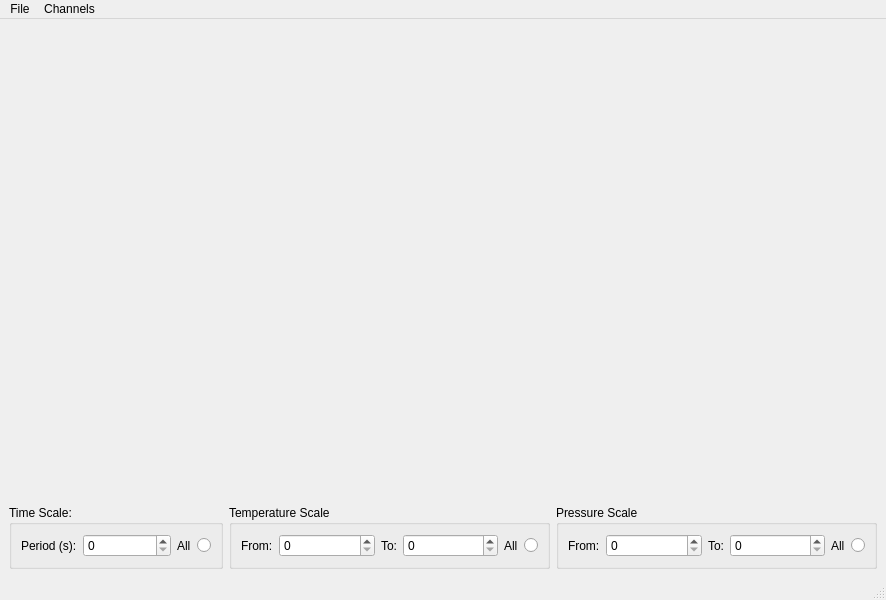
<?xml version="1.0" encoding="UTF-8"?>
<ui version="4.0">
 <class>MainWindow</class>
 <widget class="QMainWindow" name="MainWindow">
  <property name="geometry">
   <rect>
    <x>0</x>
    <y>0</y>
    <width>886</width>
    <height>600</height>
   </rect>
  </property>
  <property name="windowTitle">
   <string>MainWindow</string>
  </property>
  <widget class="QWidget" name="centralwidget">
   <layout class="QGridLayout" name="gridLayout_2">
    <item row="0" column="0">
     <layout class="QGridLayout" name="gridLayout" rowstretch="1,0">
      <item row="0" column="0">
       <layout class="QHBoxLayout" name="horizontalLayoutPlot"/>
      </item>
      <item row="1" column="0">
       <layout class="QHBoxLayout" name="horizontalLayout_2" stretch="2,3,3">
        <item>
         <widget class="QGroupBox" name="groupBoxTime">
          <property name="title">
           <string>Time Scale:</string>
          </property>
          <layout class="QGridLayout" name="gridLayout_5">
           <item row="0" column="0">
            <layout class="QHBoxLayout" name="horizontalLayout" stretch="0,1,0,0">
             <item>
              <widget class="QLabel" name="labelTimeScale">
               <property name="text">
                <string>Period (s):</string>
               </property>
              </widget>
             </item>
             <item>
              <widget class="QSpinBox" name="spinBoxTimeScale"/>
             </item>
             <item>
              <widget class="QLabel" name="labelTimeAll">
               <property name="text">
                <string>All</string>
               </property>
              </widget>
             </item>
             <item>
              <widget class="QRadioButton" name="radioButtonTimeAll">
               <property name="text">
                <string/>
               </property>
              </widget>
             </item>
            </layout>
           </item>
          </layout>
         </widget>
        </item>
        <item>
         <widget class="QGroupBox" name="groupBoxTemp">
          <property name="title">
           <string>Temperature Scale</string>
          </property>
          <layout class="QGridLayout" name="gridLayout_4">
           <item row="0" column="0">
            <layout class="QHBoxLayout" name="horizontalLayout_4" stretch="0,1,0,1,0,0">
             <item>
              <widget class="QLabel" name="labelTempScaleFrom">
               <property name="text">
                <string>From:</string>
               </property>
              </widget>
             </item>
             <item>
              <widget class="QSpinBox" name="spinBoxTempScaleFrom"/>
             </item>
             <item>
              <widget class="QLabel" name="labelTempScaleTo">
               <property name="text">
                <string>To:</string>
               </property>
              </widget>
             </item>
             <item>
              <widget class="QSpinBox" name="spinBoxTempScaleTo"/>
             </item>
             <item>
              <widget class="QLabel" name="labelTempAll">
               <property name="text">
                <string>All</string>
               </property>
              </widget>
             </item>
             <item>
              <widget class="QRadioButton" name="radioButton">
               <property name="text">
                <string/>
               </property>
              </widget>
             </item>
            </layout>
           </item>
          </layout>
         </widget>
        </item>
        <item>
         <widget class="QGroupBox" name="groupBoxPressure">
          <property name="title">
           <string>Pressure Scale</string>
          </property>
          <layout class="QGridLayout" name="gridLayout_3">
           <item row="0" column="0">
            <layout class="QHBoxLayout" name="horizontalLayout_3" stretch="0,1,0,1,0,0">
             <item>
              <widget class="QLabel" name="labelPressureScaleFrom">
               <property name="text">
                <string>From:</string>
               </property>
              </widget>
             </item>
             <item>
              <widget class="QSpinBox" name="spinBoxPressureScaleFrom"/>
             </item>
             <item>
              <widget class="QLabel" name="labelPressureScaleTo">
               <property name="text">
                <string>To:</string>
               </property>
              </widget>
             </item>
             <item>
              <widget class="QSpinBox" name="spinBoxPressureScaleTo"/>
             </item>
             <item>
              <widget class="QLabel" name="labelPressureAll">
               <property name="text">
                <string>All</string>
               </property>
              </widget>
             </item>
             <item>
              <widget class="QRadioButton" name="radioButtonPressureAll">
               <property name="text">
                <string/>
               </property>
              </widget>
             </item>
            </layout>
           </item>
          </layout>
         </widget>
        </item>
       </layout>
      </item>
     </layout>
    </item>
   </layout>
  </widget>
  <widget class="QMenuBar" name="menubar">
   <property name="geometry">
    <rect>
     <x>0</x>
     <y>0</y>
     <width>886</width>
     <height>26</height>
    </rect>
   </property>
   <widget class="QMenu" name="menuFile">
    <property name="title">
     <string>File</string>
    </property>
    <addaction name="actionSave_data"/>
   </widget>
   <widget class="QMenu" name="menuChannels">
    <property name="title">
     <string>Channels</string>
    </property>
    <addaction name="actionChannel_1"/>
    <addaction name="actionChannel_2"/>
    <addaction name="actionChannel_3"/>
    <addaction name="actionChannel_4"/>
    <addaction name="actionChannel_5"/>
    <addaction name="actionChannel_6"/>
   </widget>
   <addaction name="menuFile"/>
   <addaction name="menuChannels"/>
  </widget>
  <widget class="QStatusBar" name="statusbar"/>
  <action name="actionSave_data">
   <property name="text">
    <string>Save data</string>
   </property>
   <property name="shortcut">
    <string>Ctrl+S</string>
   </property>
   <property name="shortcutContext">
    <enum>Qt::ApplicationShortcut</enum>
   </property>
   <property name="shortcutVisibleInContextMenu">
    <bool>true</bool>
   </property>
  </action>
  <action name="actionChannel_1">
   <property name="checkable">
    <bool>true</bool>
   </property>
   <property name="checked">
    <bool>true</bool>
   </property>
   <property name="text">
    <string>Channel 1</string>
   </property>
   <property name="shortcut">
    <string>Ctrl+F1</string>
   </property>
  </action>
  <action name="actionChannel_2">
   <property name="checkable">
    <bool>true</bool>
   </property>
   <property name="checked">
    <bool>true</bool>
   </property>
   <property name="text">
    <string>Channel 2</string>
   </property>
   <property name="shortcut">
    <string>Ctrl+F2</string>
   </property>
  </action>
  <action name="actionChannel_3">
   <property name="checkable">
    <bool>true</bool>
   </property>
   <property name="checked">
    <bool>true</bool>
   </property>
   <property name="text">
    <string>Channel 3</string>
   </property>
   <property name="shortcut">
    <string>Ctrl+F3</string>
   </property>
  </action>
  <action name="actionChannel_4">
   <property name="checkable">
    <bool>true</bool>
   </property>
   <property name="checked">
    <bool>true</bool>
   </property>
   <property name="text">
    <string>Channel 4</string>
   </property>
   <property name="shortcut">
    <string>Ctrl+F4</string>
   </property>
  </action>
  <action name="actionChannel_5">
   <property name="checkable">
    <bool>true</bool>
   </property>
   <property name="checked">
    <bool>true</bool>
   </property>
   <property name="text">
    <string>Channel 5</string>
   </property>
  </action>
  <action name="actionChannel_6">
   <property name="checkable">
    <bool>true</bool>
   </property>
   <property name="checked">
    <bool>true</bool>
   </property>
   <property name="text">
    <string>Channel 6</string>
   </property>
   <property name="shortcut">
    <string>Ctrl+F6</string>
   </property>
  </action>
 </widget>
 <resources/>
 <connections/>
</ui>
